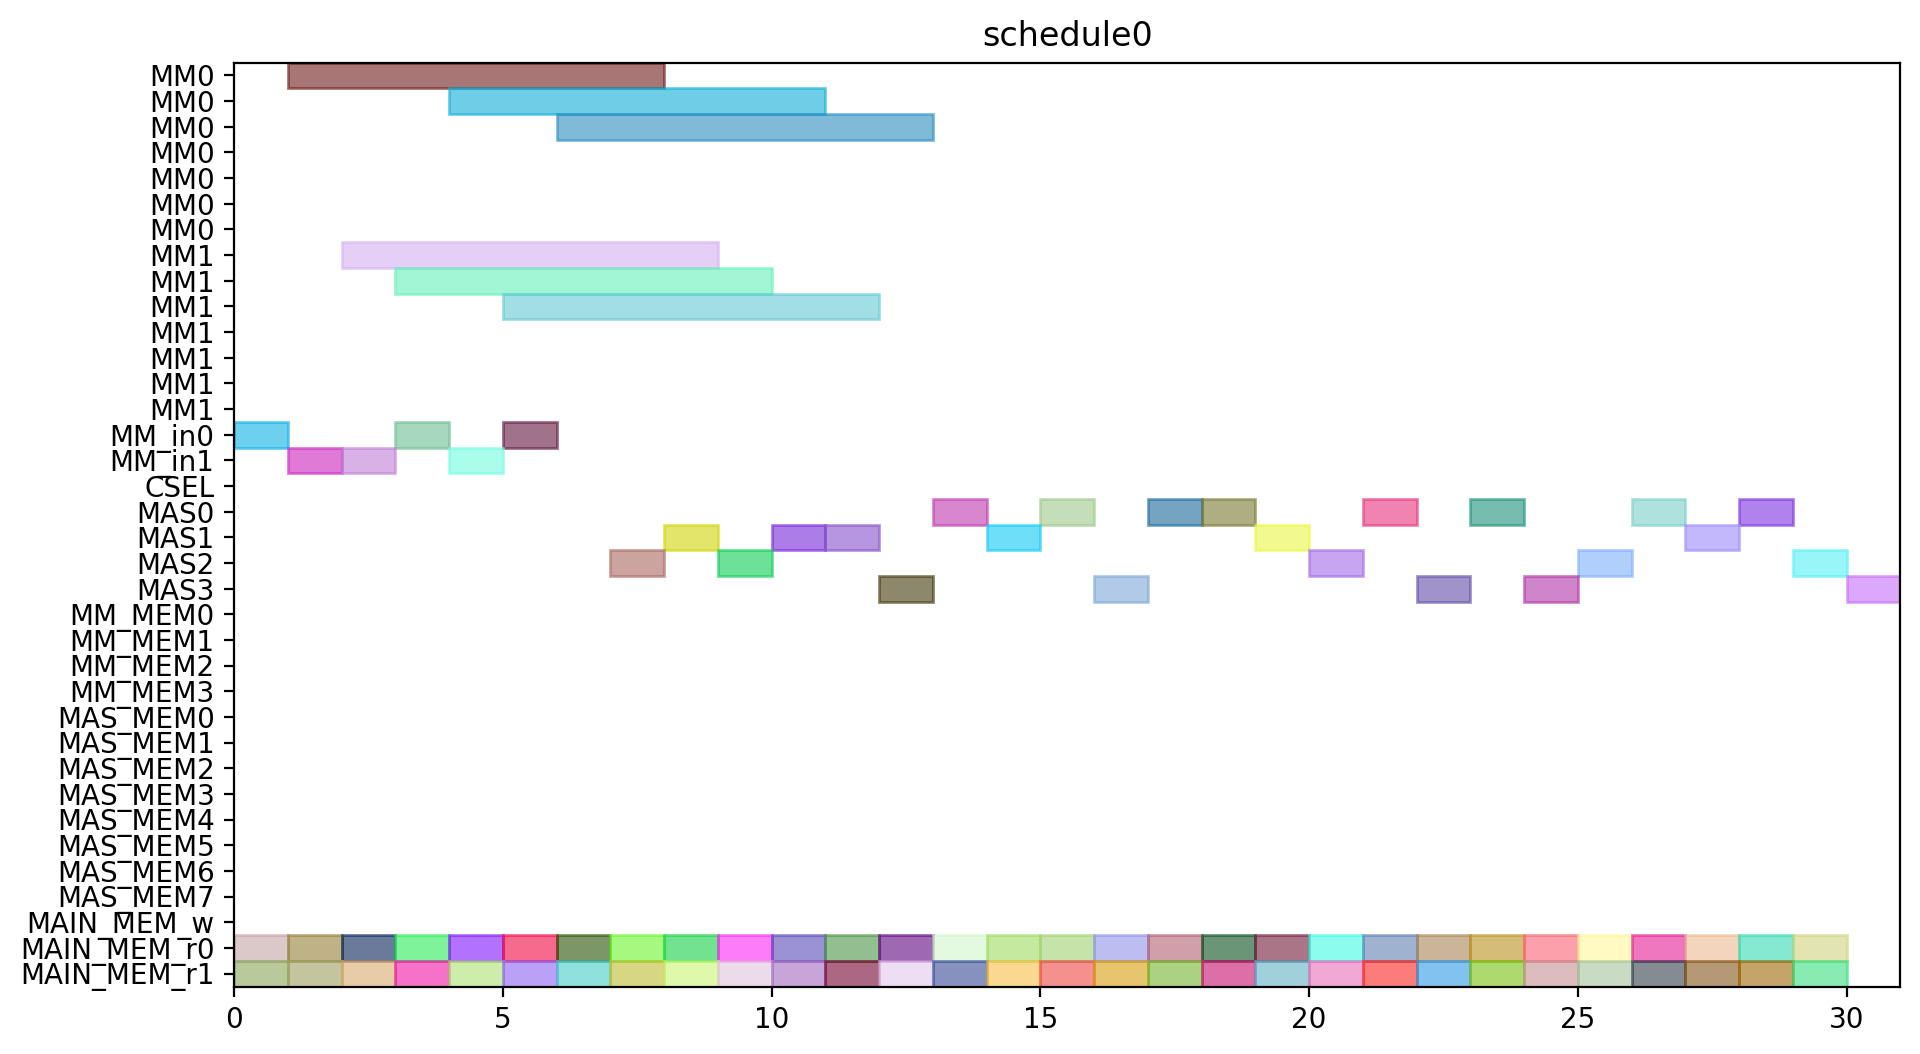

This chart was generated by the following Python code:
from pyschedule import Scenario, solvers, plotters, alt


def solve():
	horizon = 149
	S = Scenario("schedule0", horizon=horizon)

	# resource
	MM = S.Resources('MM', num=2, size=7)
	MM_in = S.Resources('MM_in', num=2)
	CSEL = S.Resource('CSEL')
	MAS = S.Resources('MAS', num=4, size=1, periods=range(1, horizon))
	MM_MEM = S.Resources('MM_MEM', num=4)
	MAS_MEM = S.Resources('MAS_MEM', num=8)
	MAIN_MEM_w = S.Resource('MAIN_MEM_w', size=1)
	MAIN_MEM_r = S.Resources('MAIN_MEM_r', num=2)

	# result of previous scheduling

	# new tasks
	d_t0_a1_0 = S.Task('d_t0_a1_0', length=1, delay_cost=1)
	d_t0_a1_0 += alt(MAS)
	d_t0_a1_0_mem0 = S.Task('d_t0_a1_0_mem0', length=1, delay_cost=1)
	d_t0_a1_0_mem0 += MAIN_MEM_r[0]
	S += d_t0_a1_0_mem0 <= d_t0_a1_0

	d_t0_a1_0_mem1 = S.Task('d_t0_a1_0_mem1', length=1, delay_cost=1)
	d_t0_a1_0_mem1 += MAIN_MEM_r[1]
	S += d_t0_a1_0_mem1 <= d_t0_a1_0

	d_t0_a1_1 = S.Task('d_t0_a1_1', length=1, delay_cost=1)
	d_t0_a1_1 += alt(MAS)
	d_t0_a1_1_mem0 = S.Task('d_t0_a1_1_mem0', length=1, delay_cost=1)
	d_t0_a1_1_mem0 += MAIN_MEM_r[0]
	S += d_t0_a1_1_mem0 <= d_t0_a1_1

	d_t0_a1_1_mem1 = S.Task('d_t0_a1_1_mem1', length=1, delay_cost=1)
	d_t0_a1_1_mem1 += MAIN_MEM_r[1]
	S += d_t0_a1_1_mem1 <= d_t0_a1_1

	d_t0_t10 = S.Task('d_t0_t10', length=1, delay_cost=1)
	d_t0_t10 += alt(MAS)
	d_t0_t10_mem0 = S.Task('d_t0_t10_mem0', length=1, delay_cost=1)
	d_t0_t10_mem0 += MAIN_MEM_r[0]
	S += d_t0_t10_mem0 <= d_t0_t10

	d_t0_t10_mem1 = S.Task('d_t0_t10_mem1', length=1, delay_cost=1)
	d_t0_t10_mem1 += MAIN_MEM_r[1]
	S += d_t0_t10_mem1 <= d_t0_t10

	d_t0_t11 = S.Task('d_t0_t11', length=1, delay_cost=1)
	d_t0_t11 += alt(MAS)
	d_t0_t11_mem0 = S.Task('d_t0_t11_mem0', length=1, delay_cost=1)
	d_t0_t11_mem0 += MAIN_MEM_r[0]
	S += d_t0_t11_mem0 <= d_t0_t11

	d_t0_t11_mem1 = S.Task('d_t0_t11_mem1', length=1, delay_cost=1)
	d_t0_t11_mem1 += MAIN_MEM_r[1]
	S += d_t0_t11_mem1 <= d_t0_t11

	d_t0_t3_t0 = S.Task('d_t0_t3_t0', length=7, delay_cost=1)
	d_t0_t3_t0 += alt(MM)
	d_t0_t3_t0_in = S.Task('d_t0_t3_t0_in', length=1, delay_cost=1)
	d_t0_t3_t0_in += alt(MM_in)
	S += d_t0_t3_t0_in*MM_in[0]<=d_t0_t3_t0*MM[0]
	S += d_t0_t3_t0_in*MM_in[1]<=d_t0_t3_t0*MM[1]
	d_t0_t3_t0_mem0 = S.Task('d_t0_t3_t0_mem0', length=1, delay_cost=1)
	d_t0_t3_t0_mem0 += MAIN_MEM_r[0]
	S += d_t0_t3_t0_mem0 <= d_t0_t3_t0

	d_t0_t3_t0_mem1 = S.Task('d_t0_t3_t0_mem1', length=1, delay_cost=1)
	d_t0_t3_t0_mem1 += MAIN_MEM_r[1]
	S += d_t0_t3_t0_mem1 <= d_t0_t3_t0

	d_t0_t3_t1 = S.Task('d_t0_t3_t1', length=7, delay_cost=1)
	d_t0_t3_t1 += alt(MM)
	d_t0_t3_t1_in = S.Task('d_t0_t3_t1_in', length=1, delay_cost=1)
	d_t0_t3_t1_in += alt(MM_in)
	S += d_t0_t3_t1_in*MM_in[0]<=d_t0_t3_t1*MM[0]
	S += d_t0_t3_t1_in*MM_in[1]<=d_t0_t3_t1*MM[1]
	d_t0_t3_t1_mem0 = S.Task('d_t0_t3_t1_mem0', length=1, delay_cost=1)
	d_t0_t3_t1_mem0 += MAIN_MEM_r[0]
	S += d_t0_t3_t1_mem0 <= d_t0_t3_t1

	d_t0_t3_t1_mem1 = S.Task('d_t0_t3_t1_mem1', length=1, delay_cost=1)
	d_t0_t3_t1_mem1 += MAIN_MEM_r[1]
	S += d_t0_t3_t1_mem1 <= d_t0_t3_t1

	d_t0_t3_t2 = S.Task('d_t0_t3_t2', length=1, delay_cost=1)
	d_t0_t3_t2 += alt(MAS)
	d_t0_t3_t2_mem0 = S.Task('d_t0_t3_t2_mem0', length=1, delay_cost=1)
	d_t0_t3_t2_mem0 += MAIN_MEM_r[0]
	S += d_t0_t3_t2_mem0 <= d_t0_t3_t2

	d_t0_t3_t2_mem1 = S.Task('d_t0_t3_t2_mem1', length=1, delay_cost=1)
	d_t0_t3_t2_mem1 += MAIN_MEM_r[1]
	S += d_t0_t3_t2_mem1 <= d_t0_t3_t2

	d_t0_t3_t3 = S.Task('d_t0_t3_t3', length=1, delay_cost=1)
	d_t0_t3_t3 += alt(MAS)
	d_t0_t3_t3_mem0 = S.Task('d_t0_t3_t3_mem0', length=1, delay_cost=1)
	d_t0_t3_t3_mem0 += MAIN_MEM_r[0]
	S += d_t0_t3_t3_mem0 <= d_t0_t3_t3

	d_t0_t3_t3_mem1 = S.Task('d_t0_t3_t3_mem1', length=1, delay_cost=1)
	d_t0_t3_t3_mem1 += MAIN_MEM_r[1]
	S += d_t0_t3_t3_mem1 <= d_t0_t3_t3

	d_t1_a1_0 = S.Task('d_t1_a1_0', length=1, delay_cost=1)
	d_t1_a1_0 += alt(MAS)
	d_t1_a1_0_mem0 = S.Task('d_t1_a1_0_mem0', length=1, delay_cost=1)
	d_t1_a1_0_mem0 += MAIN_MEM_r[0]
	S += d_t1_a1_0_mem0 <= d_t1_a1_0

	d_t1_a1_0_mem1 = S.Task('d_t1_a1_0_mem1', length=1, delay_cost=1)
	d_t1_a1_0_mem1 += MAIN_MEM_r[1]
	S += d_t1_a1_0_mem1 <= d_t1_a1_0

	d_t1_a1_1 = S.Task('d_t1_a1_1', length=1, delay_cost=1)
	d_t1_a1_1 += alt(MAS)
	d_t1_a1_1_mem0 = S.Task('d_t1_a1_1_mem0', length=1, delay_cost=1)
	d_t1_a1_1_mem0 += MAIN_MEM_r[0]
	S += d_t1_a1_1_mem0 <= d_t1_a1_1

	d_t1_a1_1_mem1 = S.Task('d_t1_a1_1_mem1', length=1, delay_cost=1)
	d_t1_a1_1_mem1 += MAIN_MEM_r[1]
	S += d_t1_a1_1_mem1 <= d_t1_a1_1

	d_t1_t10 = S.Task('d_t1_t10', length=1, delay_cost=1)
	d_t1_t10 += alt(MAS)
	d_t1_t10_mem0 = S.Task('d_t1_t10_mem0', length=1, delay_cost=1)
	d_t1_t10_mem0 += MAIN_MEM_r[0]
	S += d_t1_t10_mem0 <= d_t1_t10

	d_t1_t10_mem1 = S.Task('d_t1_t10_mem1', length=1, delay_cost=1)
	d_t1_t10_mem1 += MAIN_MEM_r[1]
	S += d_t1_t10_mem1 <= d_t1_t10

	d_t1_t11 = S.Task('d_t1_t11', length=1, delay_cost=1)
	d_t1_t11 += alt(MAS)
	d_t1_t11_mem0 = S.Task('d_t1_t11_mem0', length=1, delay_cost=1)
	d_t1_t11_mem0 += MAIN_MEM_r[0]
	S += d_t1_t11_mem0 <= d_t1_t11

	d_t1_t11_mem1 = S.Task('d_t1_t11_mem1', length=1, delay_cost=1)
	d_t1_t11_mem1 += MAIN_MEM_r[1]
	S += d_t1_t11_mem1 <= d_t1_t11

	d_t1_t3_t0 = S.Task('d_t1_t3_t0', length=7, delay_cost=1)
	d_t1_t3_t0 += alt(MM)
	d_t1_t3_t0_in = S.Task('d_t1_t3_t0_in', length=1, delay_cost=1)
	d_t1_t3_t0_in += alt(MM_in)
	S += d_t1_t3_t0_in*MM_in[0]<=d_t1_t3_t0*MM[0]
	S += d_t1_t3_t0_in*MM_in[1]<=d_t1_t3_t0*MM[1]
	d_t1_t3_t0_mem0 = S.Task('d_t1_t3_t0_mem0', length=1, delay_cost=1)
	d_t1_t3_t0_mem0 += MAIN_MEM_r[0]
	S += d_t1_t3_t0_mem0 <= d_t1_t3_t0

	d_t1_t3_t0_mem1 = S.Task('d_t1_t3_t0_mem1', length=1, delay_cost=1)
	d_t1_t3_t0_mem1 += MAIN_MEM_r[1]
	S += d_t1_t3_t0_mem1 <= d_t1_t3_t0

	d_t1_t3_t1 = S.Task('d_t1_t3_t1', length=7, delay_cost=1)
	d_t1_t3_t1 += alt(MM)
	d_t1_t3_t1_in = S.Task('d_t1_t3_t1_in', length=1, delay_cost=1)
	d_t1_t3_t1_in += alt(MM_in)
	S += d_t1_t3_t1_in*MM_in[0]<=d_t1_t3_t1*MM[0]
	S += d_t1_t3_t1_in*MM_in[1]<=d_t1_t3_t1*MM[1]
	d_t1_t3_t1_mem0 = S.Task('d_t1_t3_t1_mem0', length=1, delay_cost=1)
	d_t1_t3_t1_mem0 += MAIN_MEM_r[0]
	S += d_t1_t3_t1_mem0 <= d_t1_t3_t1

	d_t1_t3_t1_mem1 = S.Task('d_t1_t3_t1_mem1', length=1, delay_cost=1)
	d_t1_t3_t1_mem1 += MAIN_MEM_r[1]
	S += d_t1_t3_t1_mem1 <= d_t1_t3_t1

	d_t1_t3_t2 = S.Task('d_t1_t3_t2', length=1, delay_cost=1)
	d_t1_t3_t2 += alt(MAS)
	d_t1_t3_t2_mem0 = S.Task('d_t1_t3_t2_mem0', length=1, delay_cost=1)
	d_t1_t3_t2_mem0 += MAIN_MEM_r[0]
	S += d_t1_t3_t2_mem0 <= d_t1_t3_t2

	d_t1_t3_t2_mem1 = S.Task('d_t1_t3_t2_mem1', length=1, delay_cost=1)
	d_t1_t3_t2_mem1 += MAIN_MEM_r[1]
	S += d_t1_t3_t2_mem1 <= d_t1_t3_t2

	d_t1_t3_t3 = S.Task('d_t1_t3_t3', length=1, delay_cost=1)
	d_t1_t3_t3 += alt(MAS)
	d_t1_t3_t3_mem0 = S.Task('d_t1_t3_t3_mem0', length=1, delay_cost=1)
	d_t1_t3_t3_mem0 += MAIN_MEM_r[0]
	S += d_t1_t3_t3_mem0 <= d_t1_t3_t3

	d_t1_t3_t3_mem1 = S.Task('d_t1_t3_t3_mem1', length=1, delay_cost=1)
	d_t1_t3_t3_mem1 += MAIN_MEM_r[1]
	S += d_t1_t3_t3_mem1 <= d_t1_t3_t3

	d_t2_a1_0 = S.Task('d_t2_a1_0', length=1, delay_cost=1)
	d_t2_a1_0 += alt(MAS)
	d_t2_a1_0_mem0 = S.Task('d_t2_a1_0_mem0', length=1, delay_cost=1)
	d_t2_a1_0_mem0 += MAIN_MEM_r[0]
	S += d_t2_a1_0_mem0 <= d_t2_a1_0

	d_t2_a1_0_mem1 = S.Task('d_t2_a1_0_mem1', length=1, delay_cost=1)
	d_t2_a1_0_mem1 += MAIN_MEM_r[1]
	S += d_t2_a1_0_mem1 <= d_t2_a1_0

	d_t2_a1_1 = S.Task('d_t2_a1_1', length=1, delay_cost=1)
	d_t2_a1_1 += alt(MAS)
	d_t2_a1_1_mem0 = S.Task('d_t2_a1_1_mem0', length=1, delay_cost=1)
	d_t2_a1_1_mem0 += MAIN_MEM_r[0]
	S += d_t2_a1_1_mem0 <= d_t2_a1_1

	d_t2_a1_1_mem1 = S.Task('d_t2_a1_1_mem1', length=1, delay_cost=1)
	d_t2_a1_1_mem1 += MAIN_MEM_r[1]
	S += d_t2_a1_1_mem1 <= d_t2_a1_1

	d_t2_t10 = S.Task('d_t2_t10', length=1, delay_cost=1)
	d_t2_t10 += alt(MAS)
	d_t2_t10_mem0 = S.Task('d_t2_t10_mem0', length=1, delay_cost=1)
	d_t2_t10_mem0 += MAIN_MEM_r[0]
	S += d_t2_t10_mem0 <= d_t2_t10

	d_t2_t10_mem1 = S.Task('d_t2_t10_mem1', length=1, delay_cost=1)
	d_t2_t10_mem1 += MAIN_MEM_r[1]
	S += d_t2_t10_mem1 <= d_t2_t10

	d_t2_t11 = S.Task('d_t2_t11', length=1, delay_cost=1)
	d_t2_t11 += alt(MAS)
	d_t2_t11_mem0 = S.Task('d_t2_t11_mem0', length=1, delay_cost=1)
	d_t2_t11_mem0 += MAIN_MEM_r[0]
	S += d_t2_t11_mem0 <= d_t2_t11

	d_t2_t11_mem1 = S.Task('d_t2_t11_mem1', length=1, delay_cost=1)
	d_t2_t11_mem1 += MAIN_MEM_r[1]
	S += d_t2_t11_mem1 <= d_t2_t11

	d_t2_t3_t0 = S.Task('d_t2_t3_t0', length=7, delay_cost=1)
	d_t2_t3_t0 += alt(MM)
	d_t2_t3_t0_in = S.Task('d_t2_t3_t0_in', length=1, delay_cost=1)
	d_t2_t3_t0_in += alt(MM_in)
	S += d_t2_t3_t0_in*MM_in[0]<=d_t2_t3_t0*MM[0]
	S += d_t2_t3_t0_in*MM_in[1]<=d_t2_t3_t0*MM[1]
	d_t2_t3_t0_mem0 = S.Task('d_t2_t3_t0_mem0', length=1, delay_cost=1)
	d_t2_t3_t0_mem0 += MAIN_MEM_r[0]
	S += d_t2_t3_t0_mem0 <= d_t2_t3_t0

	d_t2_t3_t0_mem1 = S.Task('d_t2_t3_t0_mem1', length=1, delay_cost=1)
	d_t2_t3_t0_mem1 += MAIN_MEM_r[1]
	S += d_t2_t3_t0_mem1 <= d_t2_t3_t0

	d_t2_t3_t1 = S.Task('d_t2_t3_t1', length=7, delay_cost=1)
	d_t2_t3_t1 += alt(MM)
	d_t2_t3_t1_in = S.Task('d_t2_t3_t1_in', length=1, delay_cost=1)
	d_t2_t3_t1_in += alt(MM_in)
	S += d_t2_t3_t1_in*MM_in[0]<=d_t2_t3_t1*MM[0]
	S += d_t2_t3_t1_in*MM_in[1]<=d_t2_t3_t1*MM[1]
	d_t2_t3_t1_mem0 = S.Task('d_t2_t3_t1_mem0', length=1, delay_cost=1)
	d_t2_t3_t1_mem0 += MAIN_MEM_r[0]
	S += d_t2_t3_t1_mem0 <= d_t2_t3_t1

	d_t2_t3_t1_mem1 = S.Task('d_t2_t3_t1_mem1', length=1, delay_cost=1)
	d_t2_t3_t1_mem1 += MAIN_MEM_r[1]
	S += d_t2_t3_t1_mem1 <= d_t2_t3_t1

	d_t2_t3_t2 = S.Task('d_t2_t3_t2', length=1, delay_cost=1)
	d_t2_t3_t2 += alt(MAS)
	d_t2_t3_t2_mem0 = S.Task('d_t2_t3_t2_mem0', length=1, delay_cost=1)
	d_t2_t3_t2_mem0 += MAIN_MEM_r[0]
	S += d_t2_t3_t2_mem0 <= d_t2_t3_t2

	d_t2_t3_t2_mem1 = S.Task('d_t2_t3_t2_mem1', length=1, delay_cost=1)
	d_t2_t3_t2_mem1 += MAIN_MEM_r[1]
	S += d_t2_t3_t2_mem1 <= d_t2_t3_t2

	d_t2_t3_t3 = S.Task('d_t2_t3_t3', length=1, delay_cost=1)
	d_t2_t3_t3 += alt(MAS)
	d_t2_t3_t3_mem0 = S.Task('d_t2_t3_t3_mem0', length=1, delay_cost=1)
	d_t2_t3_t3_mem0 += MAIN_MEM_r[0]
	S += d_t2_t3_t3_mem0 <= d_t2_t3_t3

	d_t2_t3_t3_mem1 = S.Task('d_t2_t3_t3_mem1', length=1, delay_cost=1)
	d_t2_t3_t3_mem1 += MAIN_MEM_r[1]
	S += d_t2_t3_t3_mem1 <= d_t2_t3_t3

	d_t3000 = S.Task('d_t3000', length=1, delay_cost=1)
	d_t3000 += alt(MAS)
	d_t3000_mem0 = S.Task('d_t3000_mem0', length=1, delay_cost=1)
	d_t3000_mem0 += MAIN_MEM_r[0]
	S += d_t3000_mem0 <= d_t3000

	d_t3000_mem1 = S.Task('d_t3000_mem1', length=1, delay_cost=1)
	d_t3000_mem1 += MAIN_MEM_r[1]
	S += d_t3000_mem1 <= d_t3000

	d_t3001 = S.Task('d_t3001', length=1, delay_cost=1)
	d_t3001 += alt(MAS)
	d_t3001_mem0 = S.Task('d_t3001_mem0', length=1, delay_cost=1)
	d_t3001_mem0 += MAIN_MEM_r[0]
	S += d_t3001_mem0 <= d_t3001

	d_t3001_mem1 = S.Task('d_t3001_mem1', length=1, delay_cost=1)
	d_t3001_mem1 += MAIN_MEM_r[1]
	S += d_t3001_mem1 <= d_t3001

	d_t3010 = S.Task('d_t3010', length=1, delay_cost=1)
	d_t3010 += alt(MAS)
	d_t3010_mem0 = S.Task('d_t3010_mem0', length=1, delay_cost=1)
	d_t3010_mem0 += MAIN_MEM_r[0]
	S += d_t3010_mem0 <= d_t3010

	d_t3010_mem1 = S.Task('d_t3010_mem1', length=1, delay_cost=1)
	d_t3010_mem1 += MAIN_MEM_r[1]
	S += d_t3010_mem1 <= d_t3010

	d_t3011 = S.Task('d_t3011', length=1, delay_cost=1)
	d_t3011 += alt(MAS)
	d_t3011_mem0 = S.Task('d_t3011_mem0', length=1, delay_cost=1)
	d_t3011_mem0 += MAIN_MEM_r[0]
	S += d_t3011_mem0 <= d_t3011

	d_t3011_mem1 = S.Task('d_t3011_mem1', length=1, delay_cost=1)
	d_t3011_mem1 += MAIN_MEM_r[1]
	S += d_t3011_mem1 <= d_t3011

	d_t4000 = S.Task('d_t4000', length=1, delay_cost=1)
	d_t4000 += alt(MAS)
	d_t4000_mem0 = S.Task('d_t4000_mem0', length=1, delay_cost=1)
	d_t4000_mem0 += MAIN_MEM_r[0]
	S += d_t4000_mem0 <= d_t4000

	d_t4000_mem1 = S.Task('d_t4000_mem1', length=1, delay_cost=1)
	d_t4000_mem1 += MAIN_MEM_r[1]
	S += d_t4000_mem1 <= d_t4000

	d_t4001 = S.Task('d_t4001', length=1, delay_cost=1)
	d_t4001 += alt(MAS)
	d_t4001_mem0 = S.Task('d_t4001_mem0', length=1, delay_cost=1)
	d_t4001_mem0 += MAIN_MEM_r[0]
	S += d_t4001_mem0 <= d_t4001

	d_t4001_mem1 = S.Task('d_t4001_mem1', length=1, delay_cost=1)
	d_t4001_mem1 += MAIN_MEM_r[1]
	S += d_t4001_mem1 <= d_t4001

	solvers.mip.solve(S,msg=1,kind='CPLEX',ratio_gap=1.01)

	solution = [['hoge']*len(S.solution()[1]) for i in range(len(S.solution()))]
	for i in range(len(S.solution())):
		for j in range(len(S.solution()[i])):
			solution[i][j]=str(S.solution()[i][j])
	print(solution)

	cycles = int(solution[-1][3])

	pic_file_name = "/home/mfukuda/ABE/multiRAM_multiMAS_16mux/scheduling_result/stage7MM2_stage1MAS4/FP12_LADDERMUL/schedule0.png"
	if(S.solution() != []):
		plotters.matplotlib.plot(S,img_filename=pic_file_name, show_task_labels=False, fig_size=(cycles*0.25+3, 6))

	return solution
